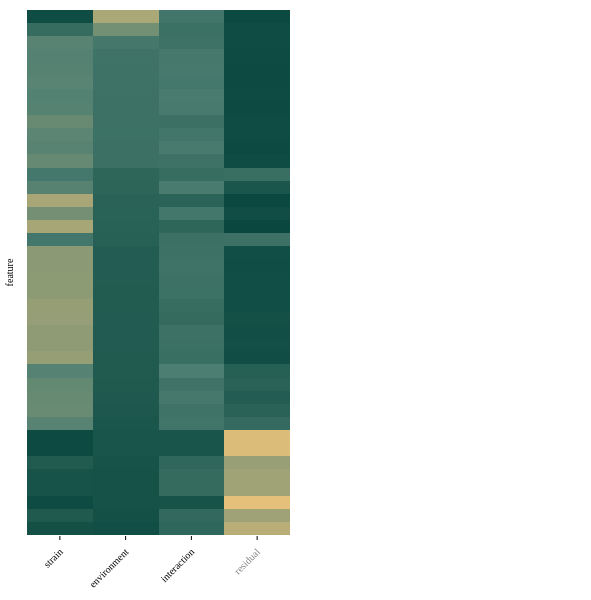

Notebook code cell kept with this figure:
### Code cell
reload(cvp)
reload(cba)


# optional: add each feature's mean ridge R² so it shows up on hover
mean_r2 = dict(zip(training_feature_labels,
                   np.nanmean(recal_results["ridge"]["r2_per_feature"], axis=0)))
variance_df["mean_ridge_r2"] = variance_df["feature"].map(mean_r2)

show_labels = True    # False hides tick labels and axis titles in the Plotly figure

fig, ax, plot_df, var_pfig = cba.plot_variance_partitioning_heatmap(
    variance_df,
    orientation="horizontal",
    sort_features=True,
    sort_by="environment",
    show_title=False,
    figsize=(3, 6),
    xtick_colors=["black", "black", "black", "grey"],
    cbar_shrink=1,
    cbar_aspect=40,
    save=True,
    cmap="apc:verde",

    # --- Plotly version ---
    backend="both",
    hover_fields=["feature", "component", "value"],
    plotly_show_xticklabels=show_labels,
    plotly_show_yticklabels=False,
    plotly_layout={} if show_labels else {"xaxis_title_text": "", "yaxis_title_text": ""},
    plotly_cbar=False,
)

### Figure 1 — Plotly figure (JSON) as saved in the notebook; plotly's stock layout.template omitted (floating-point values rounded to 4 significant figures; data arrays with more than 128 entries replaced by an {"elided": "..."} marker saying what was removed)
{"data": [{"colorbar": {"len": 1, "outlinewidth": 0, "thickness": 15, "tickfont": {"size": 10}}, "colorscale": [[0, "#09473e"], [0.01587, "#0c4940"], [0.03175, "#0f4c43"], [0.04762, "#124e45"], [0.06349, "#155147"], [0.07937, "#185349"], [0.09524, "#1b564c"], [0.1111, "#1e584e"], [0.127, "#215b50"], [0.1429, "#245d53"], [0.1587, "#276055"], [0.1746, "#2a6257"], [0.1905, "#2d6559"], [0.2063, "#30675c"], [0.2222, "#33695e"], [0.2381, "#366c60"], [0.254, "#3a6f63"], [0.2698, "#3d7165"], [0.2857, "#407468"], [0.3016, "#43766a"], [0.3175, "#46796c"], [0.3333, "#497b6f"], [0.3492, "#4c7e71"], [0.3651, "#508072"], [0.381, "#568272"], [0.3968, "#5b8473"], [0.4127, "#608773"], [0.4286, "#658973"], [0.4444, "#6a8b73"], [0.4603, "#6f8d74"], [0.4762, "#748f74"], [0.4921, "#799274"], [0.5079, "#7f9474"], [0.5238, "#849775"], [0.5397, "#899975"], [0.5556, "#8e9b75"], [0.5714, "#939d76"], [0.5873, "#989f76"], [0.6032, "#9da176"], [0.619, "#a2a476"], [0.6349, "#a7a677"], [0.6508, "#aca877"], [0.6667, "#b1aa77"], [0.6825, "#b6ac77"], [0.6984, "#bbaf78"], [0.7143, "#c0b178"], [0.7302, "#c5b378"], [0.746, "#cab578"], [0.7619, "#d1b879"], [0.7778, "#d6ba79"], [0.7937, "#dbbc79"], [0.8095, "#e0be79"], [0.8254, "#e5c17a"], [0.8413, "#eac37a"], [0.8571, "#efc57a"], [0.873, "#f4c77a"], [0.8889, "#f9c97b"], [0.9048, "#fecc7b"], [0.9206, "#ffcf87"], [0.9365, "#ffd397"], [0.9524, "#ffd7a6"], [0.9683, "#ffdbb5"], [0.9841, "#ffdfc5"], [1, "#ffe3d4"]], "customdata": {"elided": "40x4x3 mixed values"}, "hoverongaps": false, "hovertemplate": "Feature: %{customdata[0]}<br>Component: %{customdata[1]}<br>Fraction of variance: %{customdata[2]:.3f}<extra></extra>", "showscale": false, "type": "heatmap", "x": [0, 1, 2, 3], "y": [0, 1, 2, 3, 4, 5, 6, 7, 8, 9, 10, 11, 12, 13, 14, 15, 16, 17, 18, 19, 20, 21, 22, 23, 24, 25, 26, 27, 28, 29, 30, 31, 32, 33, 34, 35, 36, 37, 38, 39], "z": {"elided": "40x4 float values"}, "zmax": 1, "zmin": 0}], "layout": {"font": {"color": "#000000", "size": 10}, "height": 600, "hoverlabel": {"align": "left", "font": {"size": 11}}, "margin": {"b": 10, "l": 10, "r": 301, "t": 10}, "paper_bgcolor": "white", "plot_bgcolor": "white", "title": {}, "width": 591, "xaxis": {"automargin": true, "color": "#000000", "range": [-0.5, 3.5], "showgrid": false, "showline": false, "showticklabels": true, "tickangle": -45, "tickcolor": "#000000", "tickfont": {"size": 10}, "ticklen": 4, "tickmode": "array", "ticks": "outside", "ticktext": ["<span style='color:#000000'>strain</span>", "<span style='color:#000000'>environment</span>", "<span style='color:#000000'>interaction</span>", "<span style='color:#808080'>residual</span>"], "tickvals": [0, 1, 2, 3], "title": {"font": {"size": 10}}, "zeroline": false}, "yaxis": {"automargin": true, "color": "#000000", "range": [39.5, -0.5], "showgrid": false, "showline": false, "showticklabels": false, "tickangle": 0, "tickcolor": "#000000", "tickfont": {"size": 10}, "ticklen": 4, "tickmode": "array", "ticks": "", "ticktext": ["<span style='color:#000000'>pixel_intensity (bf)</span>", "<span style='color:#000000'>pixel_intensity (cy5)</span>", "<span style='color:#000000'>perimeter (bf)</span>", "<span style='color:#000000'>inertia_tensor-0-0 (bf)</span>", "<span style='color:#000000'>area_convex (bf)</span>", "<span style='color:#000000'>inertia_tensor_eigvals-1 (bf)</span>", "<span style='color:#000000'>inertia_tensor_eigvals-0 (bf)</span>", "<span style='color:#000000'>inertia_tensor-1-1 (bf)</span>", "<span style='color:#000000'>solidity (bf)</span>", "<span style='color:#000000'>axis_major_length (bf)</span>", "<span style='color:#000000'>area (bf)</span>", "<span style='color:#000000'>axis_minor_length (bf)</span>", "<span style='color:#000000'>moments_hu-2 (bf)</span>", "<span style='color:#000000'>solidity (cy5)</span>", "<span style='color:#000000'>count (cy5)</span>", "<span style='color:#000000'>eccentricity (bf)</span>", "<span style='color:#000000'>count (bf)</span>", "<span style='color:#000000'>moments_hu-0 (bf)</span>", "<span style='color:#000000'>inertia_tensor-1-1 (cy5)</span>", "<span style='color:#000000'>inertia_tensor_eigvals-0 (cy5)</span>", "<span style='color:#000000'>area_convex (cy5)</span>", "<span style='color:#000000'>area (cy5)</span>", "<span style='color:#000000'>perimeter (cy5)</span>", "<span style='color:#000000'>axis_minor_length (cy5)</span>", "<span style='color:#000000'>inertia_tensor-0-0 (cy5)</span>", "<span style='color:#000000'>inertia_tensor_eigvals-1 (cy5)</span>", "<span style='color:#000000'>axis_major_length (cy5)</span>", "<span style='color:#000000'>moments_hu-2 (cy5)</span>", "<span style='color:#000000'>eccentricity (cy5)</span>", "<span style='color:#000000'>moments_hu-0 (cy5)</span>", "<span style='color:#000000'>moments_hu-1 (cy5)</span>", "<span style='color:#000000'>moments_hu-3 (cy5)</span>", "<span style='color:#000000'>inertia_tensor-0-1 (cy5)</span>", "<span style='color:#000000'>inertia_tensor-1-0 (cy5)</span>", "<span style='color:#000000'>moments_hu-3 (bf)</span>", "<span style='color:#000000'>inertia_tensor-0-1 (bf)</span>", "<span style='color:#000000'>inertia_tensor-1-0 (bf)</span>", "<span style='color:#000000'>orientation (cy5)</span>", "<span style='color:#000000'>moments_hu-1 (bf)</span>", "<span style='color:#000000'>orientation (bf)</span>"], "tickvals": [0, 1, 2, 3, 4, 5, 6, 7, 8, 9, 10, 11, 12, 13, 14, 15, 16, 17, 18, 19, 20, 21, 22, 23, 24, 25, 26, 27, 28, 29, 30, 31, 32, 33, 34, 35, 36, 37, 38, 39], "title": {"font": {"size": 10}, "text": "feature"}, "zeroline": false}}}
